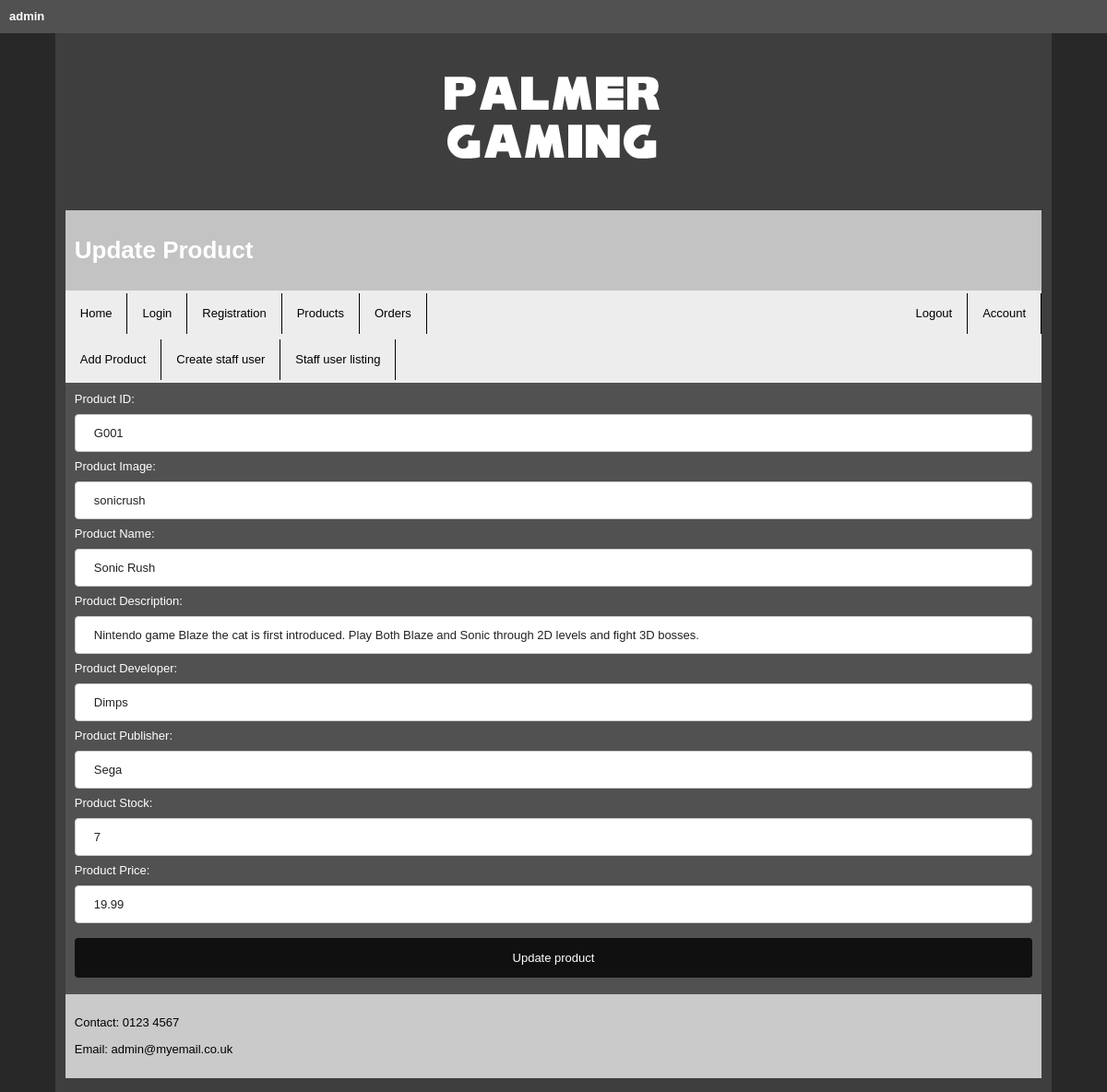
The page /pages/admin/updateProduct/index.php?prod_ID=G001 (signed in) on the database its author committed.
### tables this page shows
CREATE TABLE IF NOT EXISTS `prod_games` (
  `id` int(11) NOT NULL AUTO_INCREMENT,
  `prod_id` varchar(255) NOT NULL,
  `prod_image` varchar(255) NOT NULL,
  `prod_name` varchar(255) NOT NULL,
  `prod_desc` varchar(255) NOT NULL,
  `prod_developer` varchar(255) NOT NULL,
  `prod_publisher` varchar(255) NOT NULL,
  `prod_stock` int(11) NOT NULL,
  `prod_price` decimal(65,2) NOT NULL,
  PRIMARY KEY (`id`),
  UNIQUE KEY `prod_id` (`prod_id`)
);

### pages/admin/updateProduct/index.php (the view, shortened to what this page needs)
<?php include $_SERVER['DOCUMENT_ROOT'].'/assignment1_website/includes/checkLogin.php';?>
<?php
if(!isset($_SESSION['Username']))
{
  header("Location: updateProdError.php");
}
else
  {
  if($_SESSION['AccessLevel'] == 1 || $_SESSION['AccessLevel'] == 2)
  {
    if(empty($_POST))
    {
?>
<!doctype html>
<html class="">
<head>
<link href="/assignment1_website/styles/boilerplate.css" rel="stylesheet" type="text/css">
<link href="/assignment1_website/styles/MainStyle.css" rel="stylesheet" type="text/css">
</head>
<body>
<div class="gridContainer clearfix">
  <?php include $_SERVER['DOCUMENT_ROOT'].'/assignment1_website/includes/logo.php';?>
  <div id="header">
    <h1>
      Update Product
    </h1>
  </div>
  <?php include $_SERVER['DOCUMENT_ROOT'].'/assignment1_website/includes/nav.php';?>
  <div id="body">
        <?php
   try{
      include $_SERVER['DOCUMENT_ROOT'].'/assignment1_website/includes/dbLogin.php';
      $Prod_ID = htmlentities($_REQUEST['prod_ID'],ENT_QUOTES,'UTF-8',TRUE);
      $Con -> setAttribute(PDO::ATTR_ERRMODE, PDO::ERRMODE_EXCEPTION);
      $stmt = $Con -> prepare("SELECT * FROM prod_games WHERE prod_id='".$Prod_ID."'");
      $stmt -> execute();
      $result = $stmt -> fetchAll();
      if($result)
      {
      echo "<form name=\"updateProduct\" action=\"updateProduct.php\" method=\"POST\">";
      foreach ($result as $row)
      {
        echo "<label for= \'prod_ID\'>Product ID: </label>";
        echo "<input type=\"text\" name=\"prod_ID\" value=\"".$row['prod_id']."\" readonly/>";
        echo "<label for= \'prod_Image\'>Product Image: </label>";
        echo "<input type=\"text\" name=\"prod_Image\" value=\"".$row['prod_image']."\" />";
        echo "<label for= \'prod_Name\'>Product Name: </label>";
        echo "<input type=\"text\" name=\"prod_Name\" value=\"".$row['prod_name']."\" />";
        echo "<label for= \'prod_Desc\'>Product Description: </label>";
        echo "<input type=\"text\" name=\"prod_Desc\" value=\"".$row['prod_desc']."\" />";
        echo "<label for= \'prod_Developer\'>Product Developer: </label>";
        echo "<input type=\"text\" name=\"prod_Developer\" value=\"".$row['prod_developer']."\" />";
        echo "<label for= \'prod_Publisher\'>Product Publisher: </label>";
        echo "<input type=\"text\" name=\"prod_Publisher\" value=\"".$row['prod_publisher']."\" />";
        echo "<label for= \'prod_Stock\'>Product Stock: </label>";
        echo "<input type=\"text\" name=\"prod_Stock\" value=\"".$row['prod_stock']."\" />";
        echo "<label for= \'prod_Price\'>Product Price: </label>";
        echo "<input type=\"text\" name=\"prod_Price\" value=\"".$row['prod_price']."\" />";
      }
        echo "<input type=\"submit\" name=\"submit\" value=\"Update product\">";
      echo "</form>";
     }
    }
    catch(PDOException $e)
    {
      header("Location: updateProdError.php");
    }
  }
  ?>
  </div>
  <?php include $_SERVER['DOCUMENT_ROOT'].'/assignment1_website/includes/footer.php';?>
</div>
</body>
</html>
<?php
  }
  else
  {
    header("Location: updateProdError.php");
  }
}
?>

### styles/boilerplate.css (style rules this page uses)
html { font-size: 100%; overflow-y: scroll; -webkit-text-size-adjust: 100%; -ms-text-size-adjust: 100%; }
body { margin: 0; font-size: 13px; line-height: 1.231; }
body, button, input, select, textarea { font-family: sans-serif; color: #222; }
form { margin: 0; }
label { cursor: pointer; }
button, input, select, textarea { font-size: 100%; margin: 0; vertical-align: baseline; *vertical-align: middle; }
button, input { line-height: normal; *overflow: visible; }
button, input[type="button"], input[type="reset"], input[type="submit"] { cursor: pointer; -webkit-appearance: button; }
.clearfix:before, .clearfix:after { content: ""; display: table; }
.clearfix:after { clear: both; }
.clearfix { zoom: 1; }

### styles/MainStyle.css (style rules this page uses)
body { background-color: #282828; font-family: "Trebuchet MS", Arial, Helvetica, sans-serif; }
.gridContainer { margin-left: auto; margin-right: auto; width: 87.36%; padding-left: 1.82%; padding-right: 1.82%; background-color: #3E3E3E; }
#header { clear: both; float: left; margin-left: 0; width: 100%; display: block; color: white; background-color: #C2C3C2; padding: 10px; box-sizing: border-box; }
#body { clear: both; float: left; margin-left: 0; width: 100%; display: block; color: white; background-color: #515151; padding: 10px; box-sizing: border-box; }
input[type=text], [type=password], select { width: 100%; padding: 12px 20px; margin: 8px 0; display: inline-block; border: 1px solid #ccc; border-radius: 4px; box-sizing: border-box; }
input[type=submit] { width: 100%; background-color: #101010; color: white; padding: 14px 20px; margin: 8px 0; border: none; border-radius: 4px; cursor: pointer; }
@media only screen and (min-width: 481px) { .gridContainer { width: 90.675%; padding-left: 1.1625%; padding-right: 1.1625%; } }
@media only screen and (min-width: 481px) { #header { clear: both; float: left; margin-left: 0; width: 100%; display: block; } }
@media only screen and (min-width: 481px) { #body { clear: both; float: left; margin-left: 0; width: 100%; display: block; } }
@media only screen and (min-width: 769px) { .gridContainer { width: 88.2%; max-width: 1232px; padding-left: 0.9%; padding-right: 0.9%; margin: auto; } }
@media only screen and (min-width: 769px) { #header { clear: both; float: left; margin-left: 0; width: 100%; display: block; } }
@media only screen and (min-width: 769px) { #body { clear: both; float: left; margin-left: 0; width: 100%; display: block; } }

### rows shown on the page
prod_games: prod_ID "G001", prod_Image "sonicrush", prod_Name "Sonic Rush", prod_Desc "Nintendo game Blaze the cat is first introduced. Play Both Blaze and Sonic through 2D levels and fight 3D bosses.", prod_Developer "Dimps", prod_Publisher "Sega", prod_Stock "7", prod_Price "19.99"

### other values the page prints
$_SESSION['Username'] "admin"
